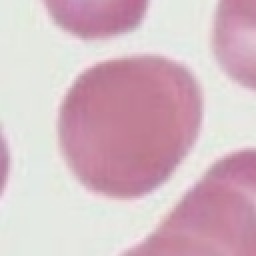
#> input picture ai-backend/yolo_crops/normal/yc_val_09147c1a.jpg, 128 x 128 px (shown 2 times larger)
$ python -i diagnose_rejected_sickle.py   (imports and definitions only)   (older library calls are emulated)
#> lines starting #> are read from the running program, lines starting #| are printed output that depends on the picture; after the words box and inside, x2 and y2 are one past the last pixel; in counts of white or black regions, pixels touching at a corner belong together
"""
LabMind AI — Diagnose Rejected Sickle Cells
=============================================
Investigates why ALL 211 erythrocytesIDB elongated (sickle) images
were rejected by the quality filters in build_clean_dataset.py.

Hypothesis: the Otsu + contour-based filters are biased against
elongated cell morphology from external staining protocols.

Usage:
    python diagnose_rejected_sickle.py

SAFETY: READ-ONLY — does not modify any files or datasets.
"""

import json
import random
import sys
from collections import defaultdict
from datetime import datetime, timezone
from pathlib import Path

try:
    import cv2
    import numpy as np
except ImportError:
    print("[ERROR] OpenCV + NumPy required: pip install opencv-python-headless numpy")
    sys.exit(1)

# ── Paths ────────────────────────────────────────────────────────
BASE = Path(__file__).resolve().parent
BUILD_REPORT = BASE / "dataset_clean" / "build_report.json"
ERYDB_ELONGATED = BASE / "dataset_robust" / "raw" / "source_erythrocytesIDB" / "individual cells" / "elongated"
ERYDB_CIRCULAR = BASE / "dataset_robust" / "raw" / "source_erythrocytesIDB" / "individual cells" / "circular"
CLEAN_NORMAL = BASE / "dataset_clean" / "normal"
CLEAN_SICKLE = BASE / "dataset_clean" / "sickle"

IMAGE_EXTENSIONS = {".jpg", ".jpeg", ".png", ".bmp", ".tif", ".tiff", ".webp"}

# Thresholds used in build_clean_dataset.py (for reference)
BLUR_CRITICAL = 15.0
CONTOUR_AREA_PCT = 0.05
FOREGROUND_MIN_PCT = 10.0


def is_image(p: Path) -> bool:
    return p.is_file() and p.suffix.lower() in IMAGE_EXTENSIONS


def compute_full_metrics(img_path: Path) -> dict:
    """Compute all quality metrics for a single image."""
    img = cv2.imread(str(img_path))
#> img is the input picture: shape (128, 128, 3); mean B, G, R 195.9, 186.1, 213.1
    if img is None:
        return {"error": "unreadable", "filename": img_path.name}

    h, w = img.shape[:2]
#> h = 128; w = 128
    img_area = h * w
#> img_area = 16384
    gray = cv2.cvtColor(img, cv2.COLOR_BGR2GRAY)
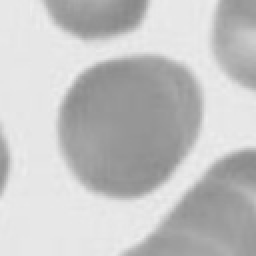
#> gray: shape (128, 128) (shown 2 times larger); min 136, max 238, mean 195.3

    # Blur
    lap_var = float(cv2.Laplacian(gray, cv2.CV_64F).var())
#> lap_var = 13.24

    # Otsu
    otsu_val, thresh = cv2.threshold(gray, 0, 255, cv2.THRESH_BINARY_INV + cv2.THRESH_OTSU)
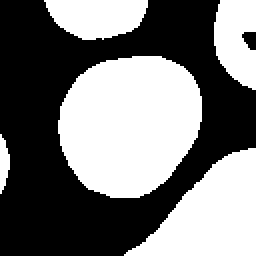
#> thresh: shape (128, 128) (shown 2 times larger); 46.8% white; 5 white regions
#> otsu_val = 193

    # Contours
    contours, _ = cv2.findContours(thresh, cv2.RETR_EXTERNAL, cv2.CHAIN_APPROX_SIMPLE)
#> contours = 5 contours; box (x1, y1, x2, y2) and area: (29, 28, 101, 99) 3900, (62, 74, 128, 128) 1944, (22, 0, 74, 20) 738, (107, 0, 128, 45) 674, (0, 67, 5, 97) 72
    min_area = img_area * CONTOUR_AREA_PCT
#> min_area = 819.2
    sig_contours = [c for c in contours if cv2.contourArea(c) > min_area]
#> sig_contours = 2 contours; box (x1, y1, x2, y2) and area: (29, 28, 101, 99) 3900, (62, 74, 128, 128) 1944
    all_contour_areas = [cv2.contourArea(c) for c in contours]
#> all_contour_areas = [1943.5, 72, 3900.5, 673.5, 738.5]

    # Foreground
    fg_px = int(np.count_nonzero(thresh))
#> fg_px = 7675
    fg_pct = (fg_px / img_area) * 100.0
#> fg_pct = 46.84

    # Mean RGB
    means = cv2.mean(img)[:3]  # BGR
#> means = (195.9, 186.1, 213.1)

    # What the filter would decide
    reasons = []
    if len(sig_contours) > 1:
        reasons.append("MULTI_CELL")
    if fg_pct < FOREGROUND_MIN_PCT:
        reasons.append("TOO_EMPTY")
    if lap_var < BLUR_CRITICAL:
        reasons.append("EXTREME_BLUR")

    return {
#> (the run stopped early here; a loop or call above may not have finished)

$ run again, on ai-backend/yolo_crops/normal/yc_val_384cd6e1.jpg
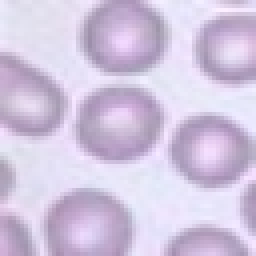
#> input picture ai-backend/yolo_crops/normal/yc_val_384cd6e1.jpg, 64 x 64 px (shown 4 times larger)
#> in compute_full_metrics, img is the input picture: shape (64, 64, 3); mean B, G, R 223.6, 197.3, 209.6
#> in compute_full_metrics, `gray = cv2.cvtColor(img, cv2.COLOR_BGR2GRAY)`:
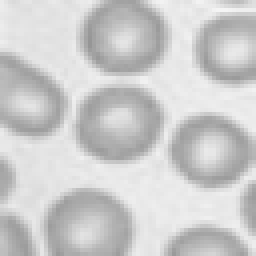
#> gray: shape (64, 64) (shown 4 times larger); min 150, max 244, mean 204
#> lap_var = 166.4
#> in compute_full_metrics, `otsu_val, thresh = cv2.threshold(gray, 0, 255, cv2.THRESH_BINARY_INV +..`:
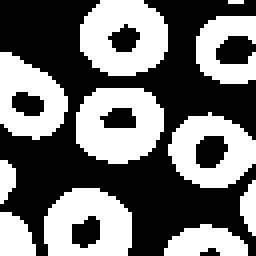
#> thresh: shape (64, 64) (shown 4 times larger); 44.7% white; 11 white regions (1 under 20 px)
#> otsu_val = 201
#> contours = 11 contours, 1 with area under 20; largest, box (x1, y1, x2, y2) and area: (20, 0, 42, 19) 313, (19, 22, 41, 41) 312, (11, 47, 33, 64) 291, (42, 28, 64, 47) 280, (0, 13, 17, 35) 244
#> sig_contours = 5 contours; box (x1, y1, x2, y2) and area: (20, 0, 42, 19) 313, (19, 22, 41, 41) 312, (11, 47, 33, 64) 291, (42, 28, 64, 47) 280, (0, 13, 17, 35) 244
#> all_contour_areas = [95, 62.5, 291, 25, 21.5, 279.5, 312.5, 243.5, 135.5, 0, 313]
#> fg_px = 1830
#> fg_pct = 44.68
#> means = (223.6, 197.3, 209.6)
